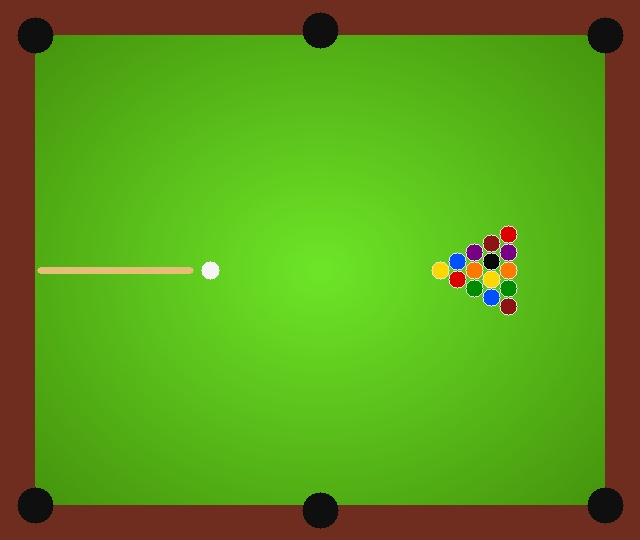
#> input picture semester 7/SOC4020 - Multimedia Computing/my-notes/class-code/billiard.jpg, 640 x 540 px
$ python background_subtraction.py
#> lines starting #> are read from the running program, lines starting #| are printed output that depends on the picture
# Practice code from the Multimedia Computing slide (segmentation lecture),
# copied as shown. Run make_billiard.py first if you don't have billiard.jpg.
import cv2
import numpy as np
import matplotlib.pyplot as plt

image = cv2.imread('billiard.jpg')
#> image is the input picture: shape (540, 640, 3); mean B, G, R 27.1, 151.5, 92.3
# Convert the image to grayscale
gray_image = image #cv2.cvtColor(image, cv2.COLOR_BGR2GRAY)

# Assume the background is a blank image or create a mask for background
# Create a static background for subtraction
# (Here, we'll use a blank gray background of the same size)
background = np.full_like(gray_image, 128)  # A gray background

# Perform background subtraction by taking the absolute difference
foreground = cv2.absdiff(gray_image, background)
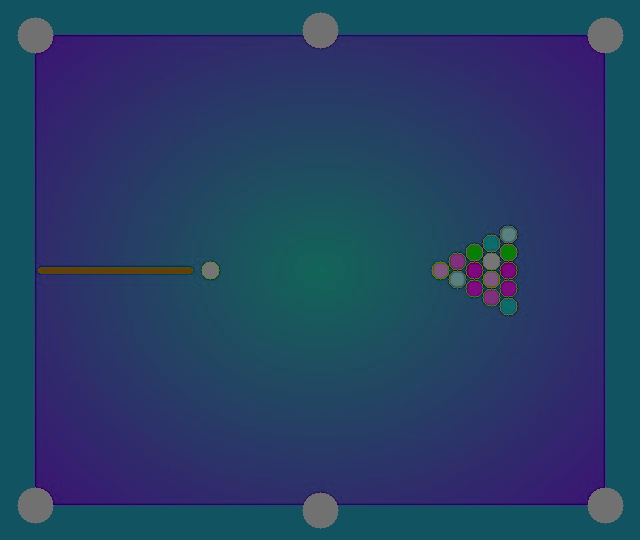
#> foreground: shape (540, 640, 3); mean B, G, R 101.5, 63.4, 37.6

# Threshold the foreground to get binary image (foreground mask)
_, foreground_mask = cv2.threshold(foreground, 30, 255, cv2.THRESH_BINARY)
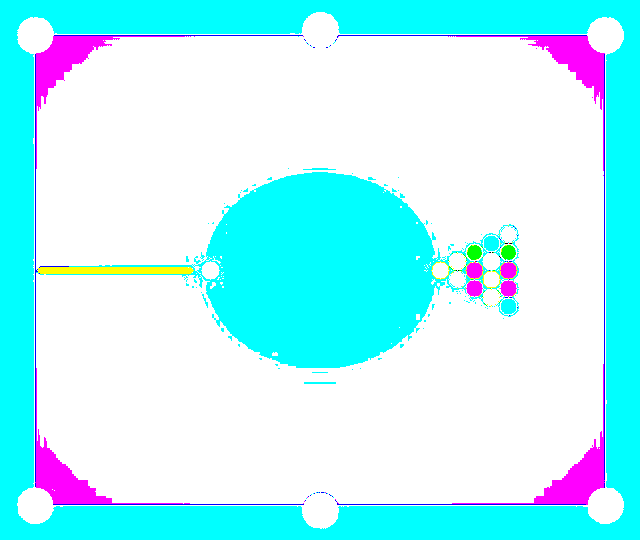
#> foreground_mask: shape (540, 640, 3); mean B, G, R 253.7, 245.8, 172.9
# Display the original image, background, and foreground mask
plt.figure(figsize=(15,5))
plt.subplot(1, 3, 1)
plt.title('Original Image')
plt.imshow(cv2.cvtColor(image, cv2.COLOR_BGR2RGB))
plt.subplot(1, 3, 2)
plt.title('Background )')
plt.imshow(background, cmap='gray')

plt.subplot(1, 3, 3)
plt.title('Foreground Mask')
plt.imshow(foreground_mask, cmap='gray')
plt.savefig('background_subtraction_result.png')  # added so the result is kept
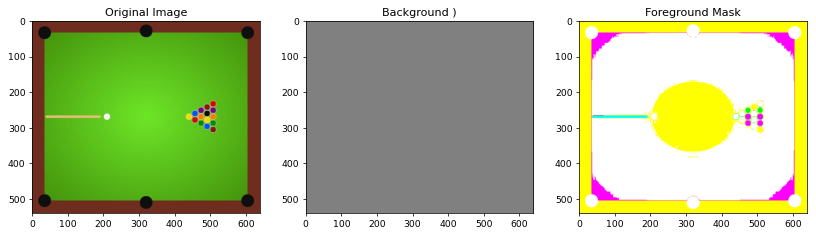
#> figure drawn by matplotlib, 3 panels; B, G, R data is drawn as R, G, B
plt.show()
